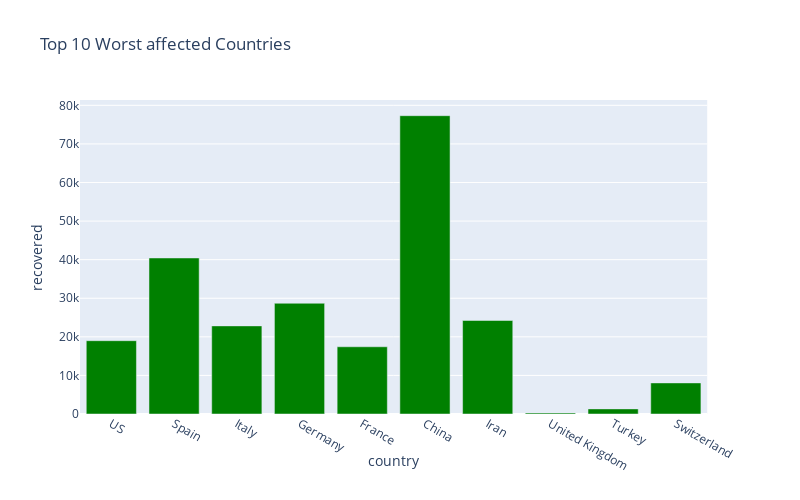

The code cell stored with this chart in its notebook:
### Markdown cell above
Worst hit countries - Recovering cases

### Code cell
px.bar(
    sorted_country_df.head(10),
    x = "country",
    y = "recovered",
    title= "Top 10 Worst affected Countries", # the axis names
    color_discrete_sequence=["green"], 
    height=500,
    width=800
)

### Figure 1 — Plotly figure (JSON) as saved in the notebook; plotly's stock layout.template omitted (floating-point values rounded to 4 significant figures)
{"data": [{"alignmentgroup": "True", "hoverlabel": {"namelength": 0}, "hovertemplate": "country=%{x}<br>recovered=%{y}", "legendgroup": "", "marker": {"color": "green"}, "name": "", "offsetgroup": "", "orientation": "v", "showlegend": false, "textposition": "auto", "type": "bar", "x": ["US", "Spain", "Italy", "Germany", "France", "China", "Iran", "United Kingdom", "Turkey", "Switzerland"], "xaxis": "x", "y": [18999, 40437, 22837, 28700, 17421, 77310, 24236, 284, 1326, 8056], "yaxis": "y"}], "layout": {"barmode": "relative", "height": 500, "legend": {"tracegroupgap": 0}, "title": {"text": "Top 10 Worst affected Countries"}, "width": 800, "xaxis": {"anchor": "y", "domain": [0, 0.98], "title": {"text": "country"}}, "yaxis": {"anchor": "x", "domain": [0, 1], "title": {"text": "recovered"}}}}
